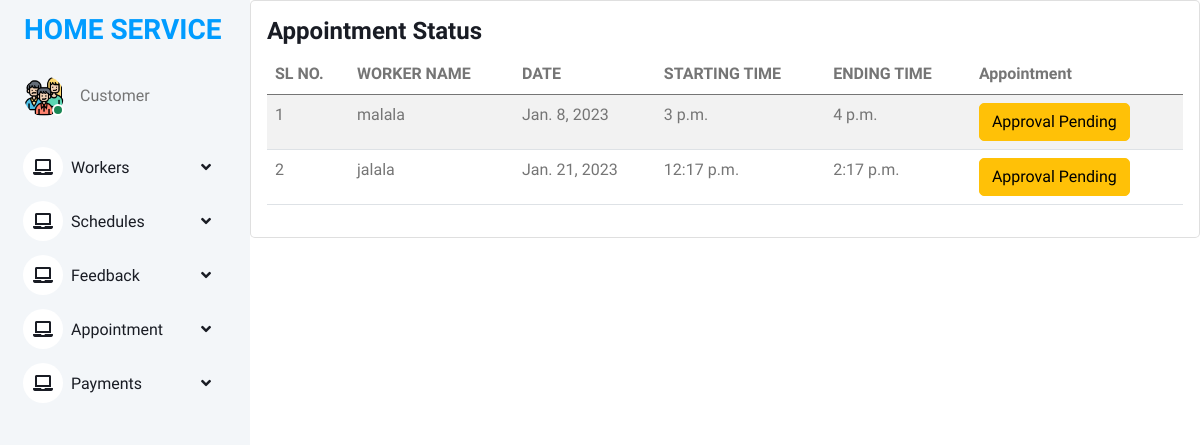
Screenshot of /view_appointment (signed in) with the database file from the repository.
### online_home_service_app/models.py (models this page shows)
class Take_Appointment(models.Model):
    user = models.ForeignKey(Register, on_delete=models.CASCADE)
    schedule = models.ForeignKey(Schedule, on_delete=models.CASCADE)
    status = models.IntegerField(default=0)

class Schedule(models.Model):
    worker = models.ForeignKey(Register1, on_delete=models.CASCADE)
    date = models.DateField()
    start_time = models.TimeField()
    end_time = models.TimeField()

class Register1(models.Model):
    user = models.ForeignKey(Login,on_delete=models.CASCADE)
    name = models.CharField(max_length=100)
    profile_pic = models.FileField(upload_to='profilepic/')
    address = models.CharField(max_length=100)
    mobile = models.CharField(max_length=10)
    email = models.EmailField()
    work_type = models.ForeignKey(work,on_delete=models.CASCADE)
    def __str__(self):
        return self.name

### online_home_service_app/views.py (the view)
# urls.py: path("view_appointment", views.view_appointment, name="view_appointment"),
def view_appointment(request):
    c = Register.objects.get(user = request.user)
    a = Take_Appointment.objects.filter(user=c)
    return render(request,"customer/view_appointment.html",{"a":a})

### templates/customer/view_appointment.html
{% extends 'customer/customer base.html' %}
{% load crispy_forms_tags %}
{% block content %}
<div class="col-lg-12 grid-margin stretch-card">
              <div class="card">
                <div class="card-body">
                  <h4 class="card-title">Appointment Status</h4>
                  <div class="table-responsive">
                    <table class="table table-striped">
                      <thead>
                        <tr>
                          <th>SL NO.</th>
                          <th>WORKER NAME</th>
                          <th>DATE</th>
                          <th>STARTING TIME</th>
                          <th>ENDING TIME</th>
                          <th>Appointment</th>
                        </tr>
                      </thead>
                      <tbody>
                      {% for i in a %}
                        <tr>
                          <td>{{forloop.counter}}</td>
                          <td>{{ i.schedule.worker }}</td>
                          <td>{{ i.schedule.date }}</td>
                          <td>{{ i.schedule.start_time }}</td>
                          <td>{{ i.schedule.end_time }}</td>
                          <td>
                              {% if i.status == 0 %}
                        <button type="button" class="btn btn-warning">Approval Pending</button>
                        {% elif i.status == 1 %}
                        <button type="button" class="btn btn-success">Appointment Confirmed</button>
                         {% else %}
                        <button type="button" class="btn btn-danger">Appointment Rejected</button>
                              {% endif %}
                          </td>
                        </tr>
                      {% endfor %}
                      </tbody>
                    </table>
                  </div>
                </div>
              </div>
            </div>
{% endblock %}

### static/static1/assets2/css/style.css (style rules this page uses)
:root { --primary: #009CFF; --light: #F3F6F9; --dark: #191C24; }
.btn { transition: .5s; }

### rows the page displays
Take_Appointment: schedule.worker "malala", schedule "Jan. 8, 2023", schedule.start_time "3 p.m.", schedule.end_time "4 p.m.", status "Approval Pending"
Take_Appointment: schedule.worker "jalala", schedule "Jan. 21, 2023", schedule.start_time "12:17 p.m.", schedule.end_time "2:17 p.m.", status "Approval Pending"
